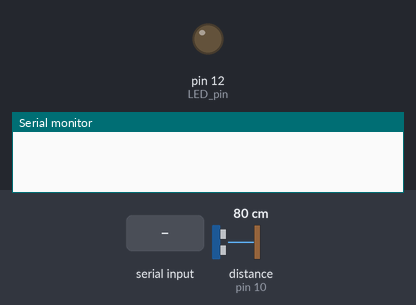
Recording of a sketch running on a simulated Arduino Uno, built with avr-gcc and run on an emulated ATmega328P. Shown: output pins drawn as LEDs (lit = HIGH), the last lines printed to the serial monitor. Dashed ring = blinking. The test bench sets the inputs (shaded band); at power-on: distance to the obstacle (sensor on pin 10) 80 cm. The echo pulse lasts 58.3 µs per cm; pins used as bus, display or sensor lines are not drawn.

Above: at 1.2 s.
1.3 s: "1" received over Serial
At 2.7 s:
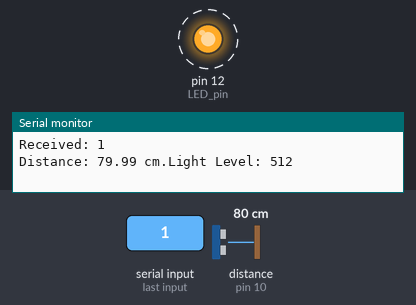
Timing chart, 0 to 10.3 s (numbered marks = the images above; inputs shaded):
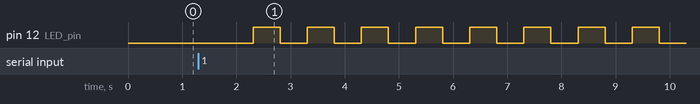

The sketch:

Serial_sender_rasp_py.ino
```cpp
const int trigPin = 9;
const int echoPin = 10;
const int sensorPin = A0;

void setup() {
  Serial.begin(9600);
  pinMode(12, OUTPUT);  // LED pin
  pinMode(trigPin, OUTPUT);
  pinMode(echoPin, INPUT);
}

void loop() {
  if (Serial.available()) {
    String msg = Serial.readString();
    int light = readLightLevel();

    Serial.print("Received: ");
    Serial.println(msg);

    Serial.print("Distance: ");
    Serial.print(getDistanceCm(), 2);
    Serial.print(" cm.");
    Serial.print("Light Level: ");
    Serial.println(light);


    digitalWrite(12, HIGH); // LED ON

    int var = 0;
    while (var < 10) {
      Blink(500);
      var++;
    }
  }
}

void Blink(int x) {
  digitalWrite(12, HIGH);
  delay(x);
  digitalWrite(12, LOW);
  delay(x);
}

float getDistanceCm() {
  digitalWrite(trigPin, LOW);
  delayMicroseconds(2);
  digitalWrite(trigPin, HIGH);
  delayMicroseconds(10);
  digitalWrite(trigPin, LOW);

  long duration = pulseIn(echoPin, HIGH);
  float distanceCm = duration * 0.0343 / 2;

  return distanceCm;
}

// Function to read light level from KY-018
int readLightLevel() {
  return analogRead(sensorPin);  // Returns value from 0 (dark) to 1023 (bright)
}
```

Measured:
- after the input at 1.3 s, pin 12 (LED_pin): alternates HIGH for 0.50 s and LOW for 0.50 s, starting after 1.0 s
